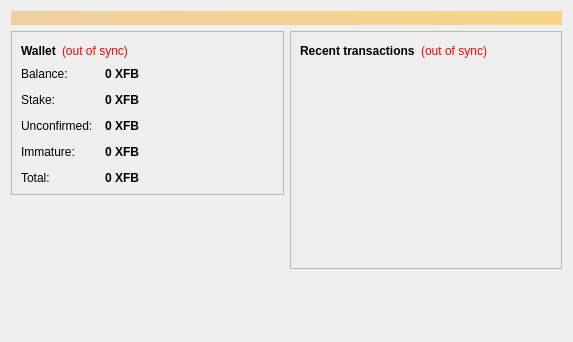
<?xml version="1.0" encoding="UTF-8"?>
<ui version="4.0">
 <class>OverviewPage</class>
 <widget class="QWidget" name="OverviewPage">
  <property name="geometry">
   <rect>
    <x>0</x>
    <y>0</y>
    <width>573</width>
    <height>342</height>
   </rect>
  </property>
  <property name="windowTitle">
   <string>Form</string>
  </property>
  <layout class="QVBoxLayout" name="topLayout">
   <item>
    <widget class="QLabel" name="labelAlerts">
     <property name="visible">
      <bool>false</bool>
     </property>
     <property name="styleSheet">
      <string notr="true">background-color: qlineargradient(x1: 0, y1: 0, x2: 1, y2: 0, stop:0 #F0D0A0, stop:1 #F8D488); color:#000000;</string>
     </property>
     <property name="wordWrap">
      <bool>true</bool>
     </property>
     <property name="margin">
      <number>3</number>
     </property>
    </widget>
   </item>
   <item>
    <layout class="QHBoxLayout" name="horizontalLayout" stretch="1,1">
     <item>
      <layout class="QVBoxLayout" name="verticalLayout_2">
       <item>
        <widget class="QFrame" name="frame">
         <property name="frameShape">
          <enum>QFrame::StyledPanel</enum>
         </property>
         <property name="frameShadow">
          <enum>QFrame::Raised</enum>
         </property>
         <layout class="QVBoxLayout" name="verticalLayout_4">
          <item>
           <layout class="QHBoxLayout" name="horizontalLayout_4">
            <item>
             <widget class="QLabel" name="label_5">
              <property name="font">
               <font>
                <weight>75</weight>
                <bold>true</bold>
               </font>
              </property>
              <property name="text">
               <string>Wallet</string>
              </property>
             </widget>
            </item>
            <item>
             <widget class="QLabel" name="labelWalletStatus">
              <property name="toolTip">
               <string>The displayed information may be out of date. Your wallet automatically synchronizes with the FBcoin network after a connection is established, but this process has not completed yet.</string>
              </property>
              <property name="styleSheet">
               <string notr="true">QLabel { color: red; }</string>
              </property>
              <property name="text">
               <string notr="true">(out of sync)</string>
              </property>
              <property name="alignment">
               <set>Qt::AlignLeading|Qt::AlignLeft|Qt::AlignVCenter</set>
              </property>
             </widget>
            </item>
            <item>
             <spacer name="horizontalSpacer_2">
              <property name="orientation">
               <enum>Qt::Horizontal</enum>
              </property>
              <property name="sizeHint" stdset="0">
               <size>
                <width>40</width>
                <height>20</height>
               </size>
              </property>
             </spacer>
            </item>
           </layout>
          </item>
          <item>
           <layout class="QFormLayout" name="formLayout_2">
            <property name="fieldGrowthPolicy">
             <enum>QFormLayout::AllNonFixedFieldsGrow</enum>
            </property>
            <property name="horizontalSpacing">
             <number>12</number>
            </property>
            <property name="verticalSpacing">
             <number>12</number>
            </property>
            <item row="0" column="0">
             <widget class="QLabel" name="label">
              <property name="text">
               <string>Balance:</string>
              </property>
             </widget>
            </item>
            <item row="0" column="1">
             <widget class="QLabel" name="labelBalance">
              <property name="font">
               <font>
                <weight>75</weight>
                <bold>true</bold>
               </font>
              </property>
              <property name="cursor">
               <cursorShape>IBeamCursor</cursorShape>
              </property>
              <property name="toolTip">
               <string>Your current balance</string>
              </property>
              <property name="text">
               <string notr="true">0 XFB</string>
              </property>
              <property name="textInteractionFlags">
               <set>Qt::LinksAccessibleByMouse|Qt::TextSelectableByKeyboard|Qt::TextSelectableByMouse</set>
              </property>
             </widget>
            </item>
            <item row="1" column="0">
             <widget class="QLabel" name="labelStakeText">
              <property name="text">
               <string>Stake:</string>
              </property>
             </widget>
            </item>
            <item row="1" column="1">
             <widget class="QLabel" name="labelStake">
              <property name="font">
               <font>
                <weight>75</weight>
                <bold>true</bold>
               </font>
              </property>
              <property name="cursor">
               <cursorShape>IBeamCursor</cursorShape>
              </property>
              <property name="toolTip">
               <string>Total of coins that were staked and do not yet count toward the current balance</string>
              </property>
              <property name="text">
               <string notr="true">0 XFB</string>
              </property>
              <property name="textInteractionFlags">
               <set>Qt::LinksAccessibleByMouse|Qt::TextSelectableByKeyboard|Qt::TextSelectableByMouse</set>
              </property>
             </widget>
            </item>
            <item row="2" column="0">
             <widget class="QLabel" name="label_3">
              <property name="text">
               <string>Unconfirmed:</string>
              </property>
             </widget>
            </item>
            <item row="2" column="1">
             <widget class="QLabel" name="labelUnconfirmed">
              <property name="font">
               <font>
                <weight>75</weight>
                <bold>true</bold>
               </font>
              </property>
              <property name="cursor">
               <cursorShape>IBeamCursor</cursorShape>
              </property>
              <property name="toolTip">
               <string>Total of transactions that have yet to be confirmed, and do not yet count toward the current balance</string>
              </property>
              <property name="text">
               <string notr="true">0 XFB</string>
              </property>
              <property name="textInteractionFlags">
               <set>Qt::LinksAccessibleByMouse|Qt::TextSelectableByKeyboard|Qt::TextSelectableByMouse</set>
              </property>
             </widget>
            </item>
            <item row="3" column="0">
             <widget class="QLabel" name="labelImmatureText">
              <property name="text">
               <string>Immature:</string>
              </property>
             </widget>
            </item>
            <item row="3" column="1">
             <widget class="QLabel" name="labelImmature">
              <property name="font">
               <font>
                <weight>75</weight>
                <bold>true</bold>
               </font>
              </property>
              <property name="toolTip">
               <string>Mined balance that has not yet matured</string>
              </property>
              <property name="text">
               <string notr="true">0 XFB</string>
              </property>
              <property name="textInteractionFlags">
               <set>Qt::LinksAccessibleByMouse|Qt::TextSelectableByKeyboard|Qt::TextSelectableByMouse</set>
              </property>
             </widget>
            </item>
            <item row="4" column="0">
             <widget class="QLabel" name="labelTotalText">
              <property name="text">
               <string>Total:</string>
              </property>
             </widget>
            </item>
            <item row="4" column="1">
             <widget class="QLabel" name="labelTotal">
              <property name="font">
               <font>
                <weight>75</weight>
                <bold>true</bold>
               </font>
              </property>
              <property name="toolTip">
               <string>Your current total balance</string>
              </property>
              <property name="text">
               <string notr="true">0 XFB</string>
              </property>
              <property name="textInteractionFlags">
               <set>Qt::LinksAccessibleByMouse|Qt::TextSelectableByKeyboard|Qt::TextSelectableByMouse</set>
              </property>
             </widget>
            </item>
           </layout>
          </item>
         </layout>
        </widget>
       </item>
       <item>
        <spacer name="verticalSpacer">
         <property name="orientation">
          <enum>Qt::Vertical</enum>
         </property>
         <property name="sizeHint" stdset="0">
          <size>
           <width>20</width>
           <height>40</height>
          </size>
         </property>
        </spacer>
       </item>
       <item>
        <widget class="QLabel" name="label_wallet_bgcoin">
         <property name="text">
          <string/>
         </property>
         <property name="pixmap">
          <pixmap resource="../bitcoin.qrc">:/images/wallet_bgcoin</pixmap>
         </property>
         <property name="scaledContents">
          <bool>false</bool>
         </property>
         <property name="alignment">
          <set>Qt::AlignCenter</set>
         </property>
         <property name="margin">
          <number>-2</number>
         </property>
        </widget>
       </item>
       <item>
        <widget class="QLabel" name="label_6">
         <property name="text">
          <string/>
         </property>
        </widget>
       </item>
      </layout>
     </item>
     <item>
      <layout class="QVBoxLayout" name="verticalLayout_3">
       <item>
        <widget class="QFrame" name="frame_2">
         <property name="frameShape">
          <enum>QFrame::StyledPanel</enum>
         </property>
         <property name="frameShadow">
          <enum>QFrame::Raised</enum>
         </property>
         <layout class="QVBoxLayout" name="verticalLayout">
          <item>
           <layout class="QHBoxLayout" name="horizontalLayout_2">
            <item>
             <widget class="QLabel" name="label_4">
              <property name="text">
               <string>&lt;b&gt;Recent transactions&lt;/b&gt;</string>
              </property>
             </widget>
            </item>
            <item>
             <widget class="QLabel" name="labelTransactionsStatus">
              <property name="toolTip">
               <string>The displayed information may be out of date. Your wallet automatically synchronizes with the FBcoin network after a connection is established, but this process has not completed yet.</string>
              </property>
              <property name="styleSheet">
               <string notr="true">QLabel { color: red; }</string>
              </property>
              <property name="text">
               <string notr="true">(out of sync)</string>
              </property>
              <property name="alignment">
               <set>Qt::AlignRight|Qt::AlignTrailing|Qt::AlignVCenter</set>
              </property>
             </widget>
            </item>
            <item>
             <spacer name="horizontalSpacer">
              <property name="orientation">
               <enum>Qt::Horizontal</enum>
              </property>
              <property name="sizeHint" stdset="0">
               <size>
                <width>40</width>
                <height>20</height>
               </size>
              </property>
             </spacer>
            </item>
           </layout>
          </item>
          <item>
           <widget class="QListView" name="listTransactions">
            <property name="styleSheet">
             <string notr="true">QListView { background: transparent; }</string>
            </property>
            <property name="frameShape">
             <enum>QFrame::NoFrame</enum>
            </property>
            <property name="verticalScrollBarPolicy">
             <enum>Qt::ScrollBarAlwaysOff</enum>
            </property>
            <property name="horizontalScrollBarPolicy">
             <enum>Qt::ScrollBarAlwaysOff</enum>
            </property>
            <property name="selectionMode">
             <enum>QAbstractItemView::NoSelection</enum>
            </property>
           </widget>
          </item>
         </layout>
        </widget>
       </item>
       <item>
        <spacer name="verticalSpacer_2">
         <property name="orientation">
          <enum>Qt::Vertical</enum>
         </property>
         <property name="sizeHint" stdset="0">
          <size>
           <width>20</width>
           <height>40</height>
          </size>
         </property>
        </spacer>
       </item>
      </layout>
     </item>
    </layout>
   </item>
  </layout>
 </widget>
 <resources/>
 <connections/>
</ui>
